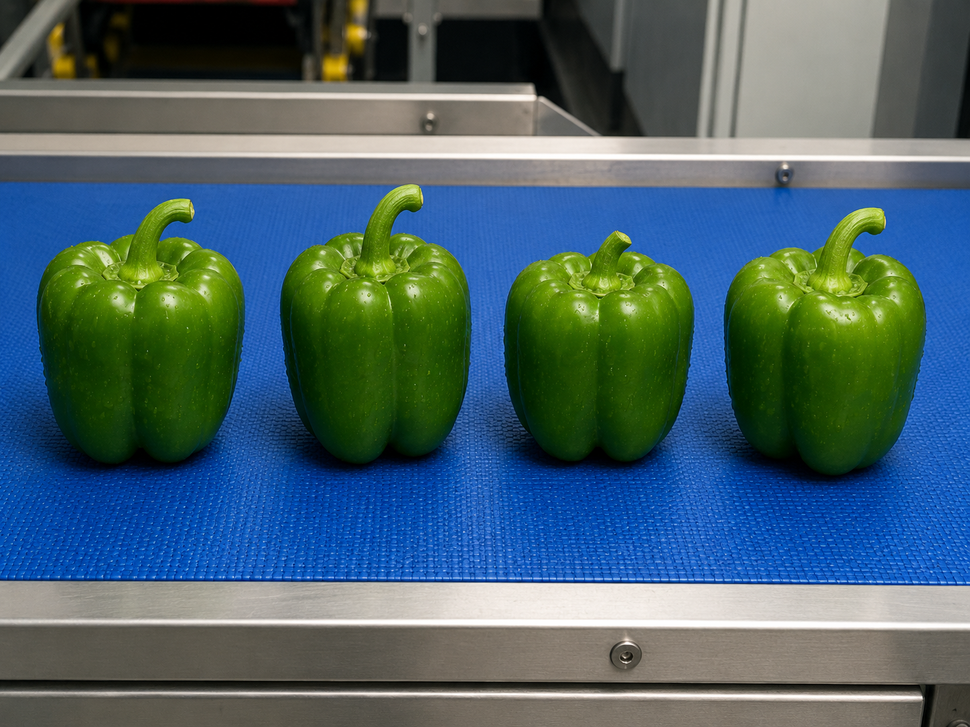
#> input picture input_images/muestra_buena.png, 970 x 727 px, shrunk from 1448 x 1086 before the run
$ python vision_inspector.py
#> lines starting #> are read from the running program, lines starting #| are printed output that depends on the picture; after the words box and inside, x2 and y2 are one past the last pixel; in counts of white or black regions, pixels touching at a corner belong together
import cv2
import numpy as np
import os
import json


# ===============================
# ETAPA 1 - Auditoría de iluminación
# ===============================

def auditar_iluminacion(imagen):

    hsv = cv2.cvtColor(imagen, cv2.COLOR_BGR2HSV)

    brillo = np.mean(hsv[:, :, 2])

    if brillo < 40 or brillo > 220:
        return False, brillo

    return True, brillo


# ===============================
# ETAPA 2 - Canny Adaptativo
# ===============================

def canny_adaptativo(imagen_gris):

    blur = cv2.GaussianBlur(imagen_gris, (5, 5), 0)

    mediana = np.median(blur)

    inferior = int(max(0, (1 - 0.33) * mediana))
    superior = int(min(255, (1 + 0.33) * mediana))

    bordes = cv2.Canny(blur, inferior, superior)

    return bordes, inferior, superior


# ===============================
# ETAPA 3 - Segmentación HSV
# ===============================

def segmentar_objeto(imagen):

    hsv = cv2.cvtColor(imagen, cv2.COLOR_BGR2HSV)

    # ===== EJEMPLO PARA OBJETOS VERDES =====
    verde_bajo = np.array([35, 40, 40])
    verde_alto = np.array([90, 255, 255])

    mascara = cv2.inRange(hsv, verde_bajo, verde_alto)

    kernel_open = np.ones((5, 5), np.uint8)
    kernel_close = np.ones((7, 7), np.uint8)

    mascara = cv2.morphologyEx(
        mascara,
        cv2.MORPH_OPEN,
        kernel_open
    )

    mascara = cv2.morphologyEx(
        mascara,
        cv2.MORPH_CLOSE,
        kernel_close
    )

    return mascara


# ===============================
# ETAPA 4 - Componentes conectados
# ===============================

def analizar_componentes(mascara):

    num_labels, labels, stats, centroids = cv2.connectedComponentsWithStats(
        mascara,
        connectivity=8
    )

    areas = []

    for i in range(1, num_labels):

        area = stats[i, cv2.CC_STAT_AREA]

        areas.append(int(area))

    total_objetos = len(areas)

    area_promedio = 0

    if total_objetos > 0:
        area_promedio = float(np.mean(areas))

    return total_objetos, areas, area_promedio


# ===============================
# Función principal
# ===============================

def inspeccionar_imagen(ruta):

#> called with ruta = 'input_images/muestra_buena.png'
    output_dir = "output_results"
    os.makedirs(output_dir, exist_ok=True)

    imagen = cv2.imread(ruta)
#> imagen is the input picture: shape (727, 970, 3); mean B, G, R 106.5, 99.2, 72.9

    if imagen is None:
        print("No se pudo cargar la imagen.")
        return

    nombre = os.path.basename(ruta)

    aprobado, brillo = auditar_iluminacion(imagen)
#> in auditar_iluminacion, `hsv = cv2.cvtColor(imagen, cv2.COLOR_BGR2HSV)`: hsv: shape (727, 970, 3); mean H, S, V 62, 140.9, 129
#> in auditar_iluminacion, `brillo = np.mean(hsv[:, :, 2])`: brillo = 129
#> aprobado = True; brillo = 129

    if not aprobado:

        reporte = {
            "archivo_procesado": nombre,
            "estado_auditoria": "REJECTED_ILLUMINATION",
            "brillo_promedio_hsv": round(brillo, 2)
        }

        with open("reporte_inspeccion.json", "w", encoding="utf-8") as f:
            json.dump(reporte, f, indent=4, ensure_ascii=False)

        print("Imagen rechazada por iluminación.")
        return

    # ==========================
    # Canny
    # ==========================

    gris = cv2.cvtColor(imagen, cv2.COLOR_BGR2GRAY)
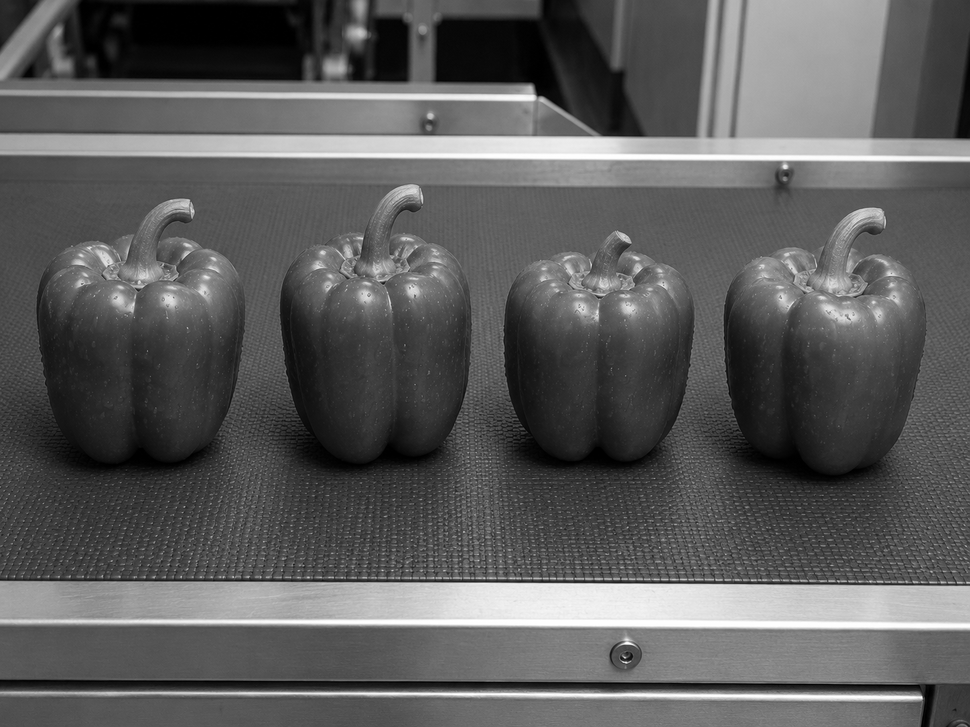
#> gris: shape (727, 970); min 0, max 255, mean 92.2

    bordes, inf, sup = canny_adaptativo(gris)
#> in canny_adaptativo, `mediana = np.median(blur)`: mediana = 85
#> in canny_adaptativo, `inferior = int(max(0, (1 - 0.33) * mediana))`: inferior = 56
#> in canny_adaptativo, `superior = int(min(255, (1 + 0.33) * mediana))`: superior = 113
#> in canny_adaptativo, `bordes = cv2.Canny(blur, inferior, superior)`:
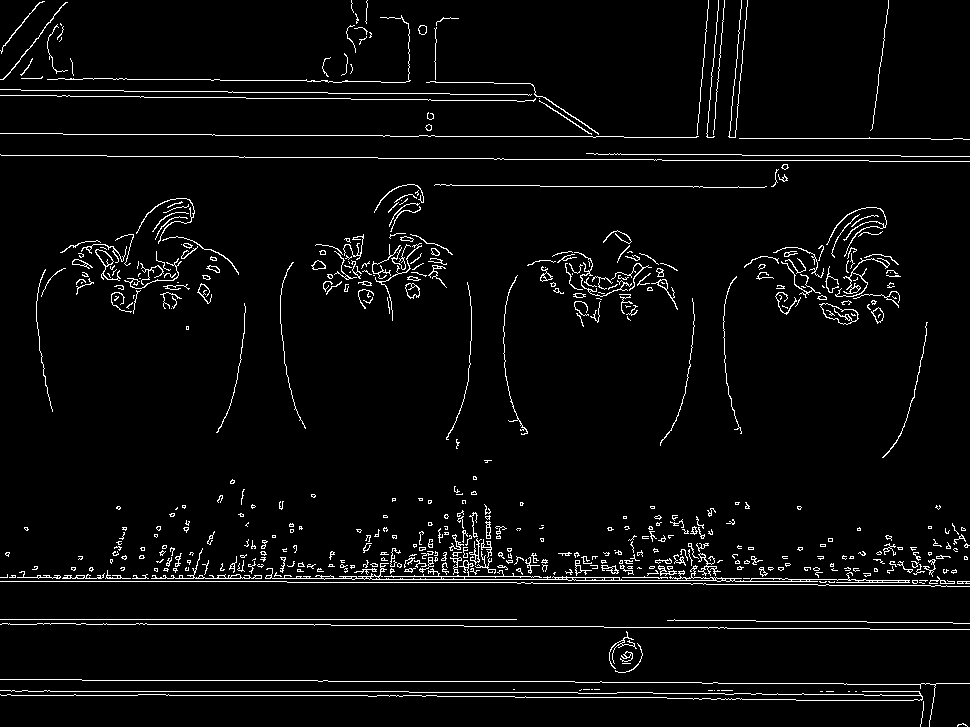
#> bordes: shape (727, 970); 3.9% white in thin lines or dots
#> inf = 56; sup = 113

    cv2.imwrite(
        os.path.join(output_dir, "bordes_canny.png"),
        bordes
    )

    porcentaje_bordes = (
        np.count_nonzero(bordes)
        / bordes.size
        * 100
    )
#> porcentaje_bordes = 3.93

    # ==========================
    # Segmentación
    # ==========================

    mascara = segmentar_objeto(imagen)
#> in segmentar_objeto, `mascara = cv2.inRange(hsv, verde_bajo, verde_alto)`:
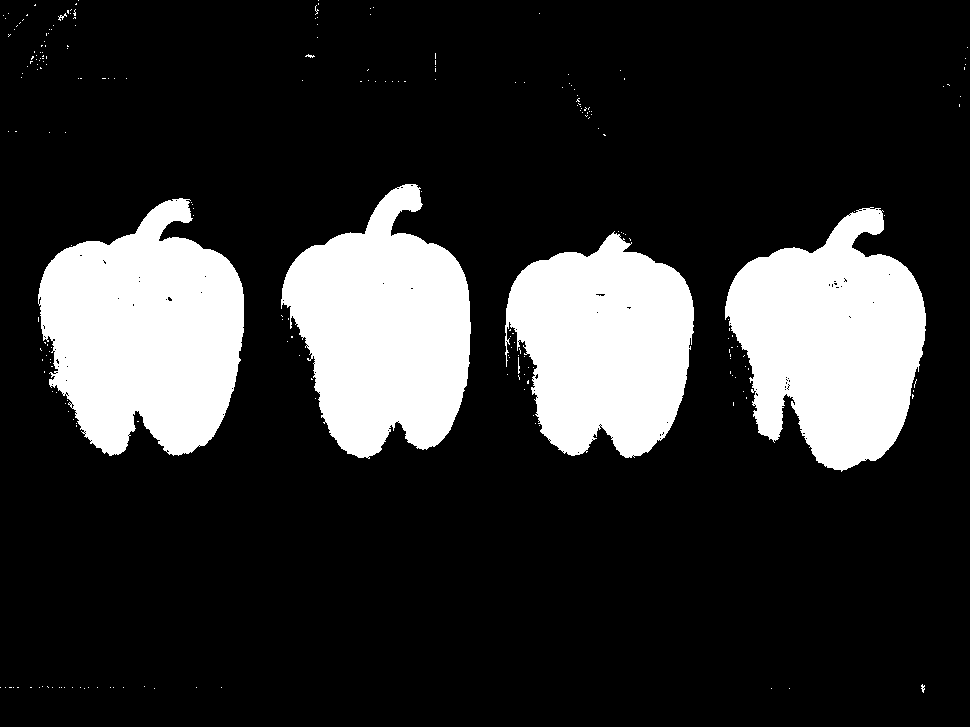
#> mascara: shape (727, 970); 19.5% white; 236 white regions (229 under 20 px), largest, box (x1, y1, x2, y2) and area: (38, 198, 244, 456) 37420, (725, 207, 926, 472) 34633, (281, 184, 471, 459) 34043
#> in segmentar_objeto, `mascara = cv2.morphologyEx( mascara, cv2.MORPH_OPEN, kernel_open )`:
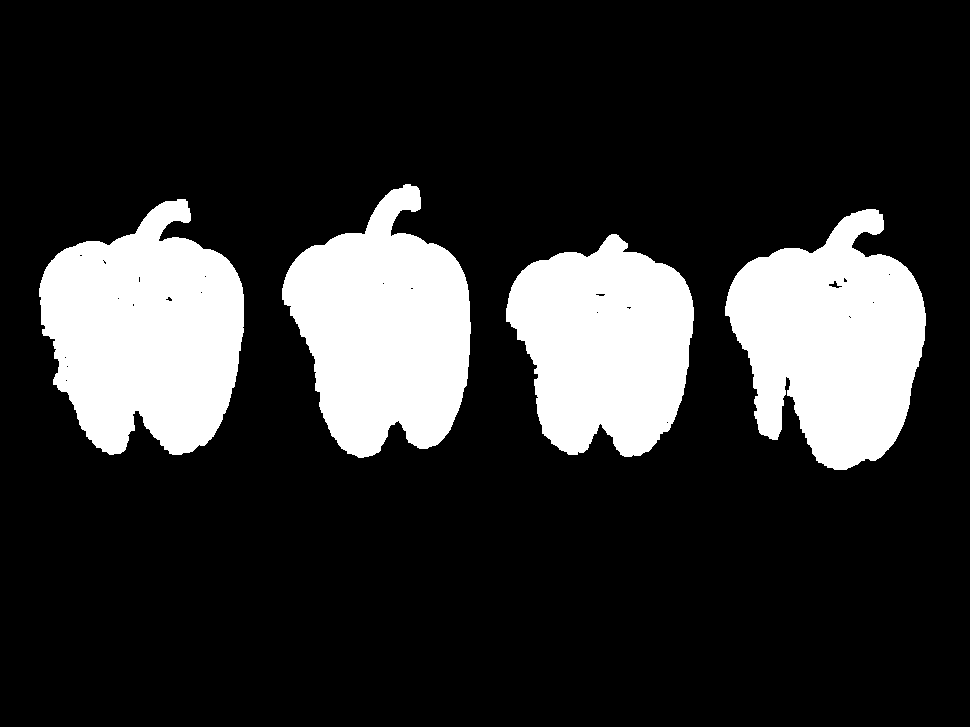
#> mascara: shape (727, 970); 19.2% white; 4 white regions, box (x1, y1, x2, y2) and area: (39, 199, 244, 455) 37096, (725, 209, 926, 470) 34359, (282, 184, 471, 458) 33858, (506, 234, 694, 457) 30283
#> in segmentar_objeto, `mascara = cv2.morphologyEx( mascara, cv2.MORPH_CLOSE, kernel_close )`: mascara: shape (727, 970); 19.3% white; 4 white regions, box (x1, y1, x2, y2) and area: (39, 199, 244, 455) 37224, (725, 209, 926, 470) 34529, (282, 184, 471, 458) 33906, (506, 234, 694, 457) 30382

    cv2.imwrite(
        os.path.join(output_dir, "mascara_limpia.png"),
        mascara
    )

    porcentaje_area = (
        np.count_nonzero(mascara)
        / mascara.size
        * 100
    )
#> porcentaje_area = 19.29

    # ==========================
    # Componentes
    # ==========================

    total_objetos, areas, area_promedio = analizar_componentes(
        mascara
    )
#> in analizar_componentes, `num_labels, labels, stats, centroids = cv2.connectedComponentsWithStat..`:
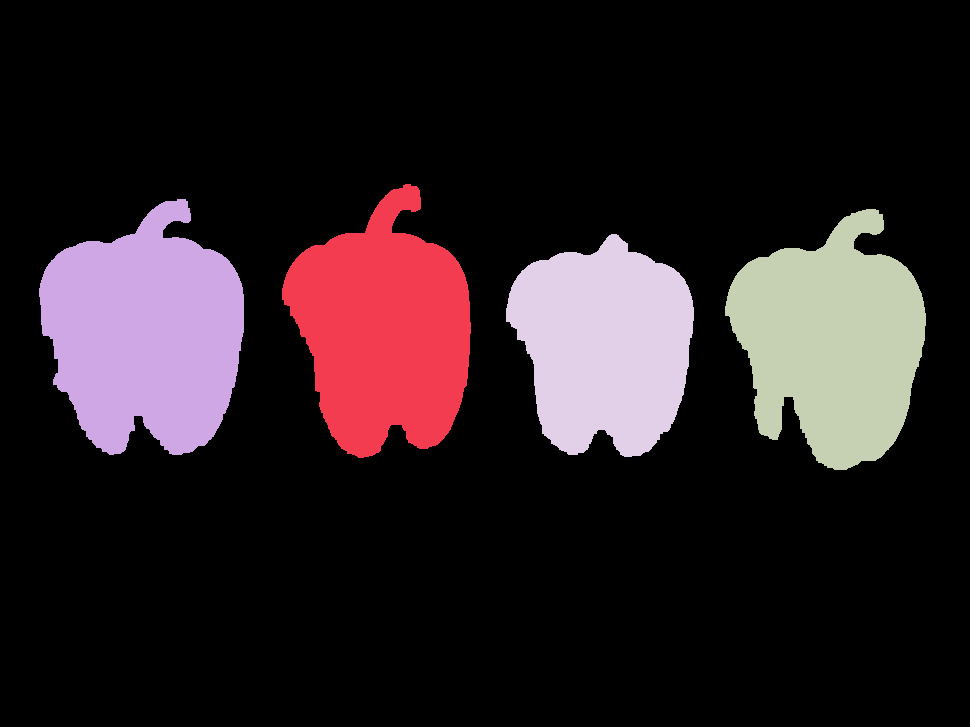
#> labels: shape (727, 970) int32; 5 distinct labels, from 0 to 4; one colour per label, 0 black
#> in analizar_componentes, `num_labels, labels, stats, centroids = cv2.connectedComponentsWithStat..`: num_labels = 5; stats = [[0, 0, 970, 727, 569149], [282, 184, 189, 274, 33906], [39, 199, 205, 256, 37224], [725, 209, 201, 261, 34529], [506, 234, 188, 223, 30382]]; centroids = [[485.3, 369.2], [383.4, 330.1], [145, 333.5], [831.6, 341.4], [604.2, 344.7]]
#> the loop in analizar_componentes, `for i in range(1, num_labels): ` made 4 passes
#> area on passes 1 to 4: 33906, 37224, 34529, 30382
#> after the loop in analizar_componentes, `for i in range(1, num_labels):`: areas = [33906, 37224, 34529, 30382]
#> in analizar_componentes, `total_objetos = len(areas)`: total_objetos = 4
#> in analizar_componentes, `area_promedio = float(np.mean(areas))`: area_promedio = 34010.2
#> total_objetos = 4; areas = [33906, 37224, 34529, 30382]; area_promedio = 34010.2

    reporte = {

        "archivo_procesado": nombre,

        "estado_auditoria": "APROBADO",

        "brillo_promedio_hsv": round(brillo, 2),

        "deteccion_bordes": {

            "umbral_inferior_canny": inf,
            "umbral_superior_canny": sup,
            "porcentaje_píxeles_borde": round(
                porcentaje_bordes,
                2
            )
        },

        "segmentacion_objetos": {

            "total_piezas_detectadas": total_objetos,

            "areas_individuales_pixeles": areas,

            "porcentaje_area_ocupada": round(
                porcentaje_area,
                2
            ),

            "area_promedio_pieza_pixeles": round(
                area_promedio,
                2
            )
        }
    }

    with open(
        "reporte_inspeccion.json",
        "w",
        encoding="utf-8"
    ) as f:

        json.dump(
            reporte,
            f,
            indent=4,
            ensure_ascii=False
        )

    print("Inspección finalizada correctamente.")


# ===============================
# MAIN
# ===============================

if __name__ == "__main__":

    ruta = "input_images/muestra_buena.png"

    inspeccionar_imagen(ruta)
